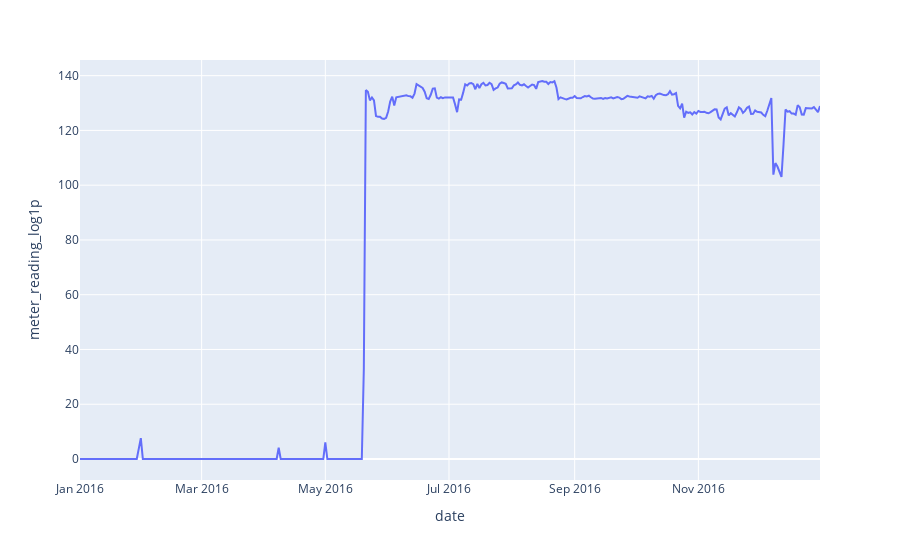

Write notebook code for a chart like this one.
### Code cell
#full credits to - https://www.kaggle.com/corochann/ashrae-training-lgbm-by-meter-type

'''This function plots the meter readings of building 0 across various months of the year'''

def plot_date_usage(train_df, meter=0, building_id=0):
    train_temp_df = train_df[train_df['meter'] == meter]
    train_temp_df = train_temp_df[train_temp_df['building_id'] == building_id]    
    train_temp_df_meter = train_temp_df.groupby('date')['meter_reading_log1p'].sum()
    train_temp_df_meter = train_temp_df_meter.to_frame().reset_index()
    fig = px.line(train_temp_df_meter, x='date', y='meter_reading_log1p')
    fig.show()

plot_date_usage(final_xtr, meter=0, building_id=0)

### Figure 1 — Plotly figure (JSON) as saved in the notebook; plotly's stock layout.template omitted (floating-point values rounded to 4 significant figures; data arrays with more than 128 entries replaced by an {"elided": "..."} marker saying what was removed)
{"data": [{"hoverlabel": {"namelength": 0}, "hovertemplate": "date=%{x}<br>meter_reading_log1p=%{y}", "legendgroup": "", "line": {"color": "#636efa", "dash": "solid"}, "mode": "lines", "name": "", "showlegend": false, "type": "scatter", "x": {"elided": "366 str values"}, "xaxis": "x", "y": {"elided": "366 float values"}, "yaxis": "y"}], "layout": {"legend": {"tracegroupgap": 0}, "margin": {"t": 60}, "xaxis": {"anchor": "y", "domain": [0, 1], "title": {"text": "date"}}, "yaxis": {"anchor": "x", "domain": [0, 1], "title": {"text": "meter_reading_log1p"}}}}
